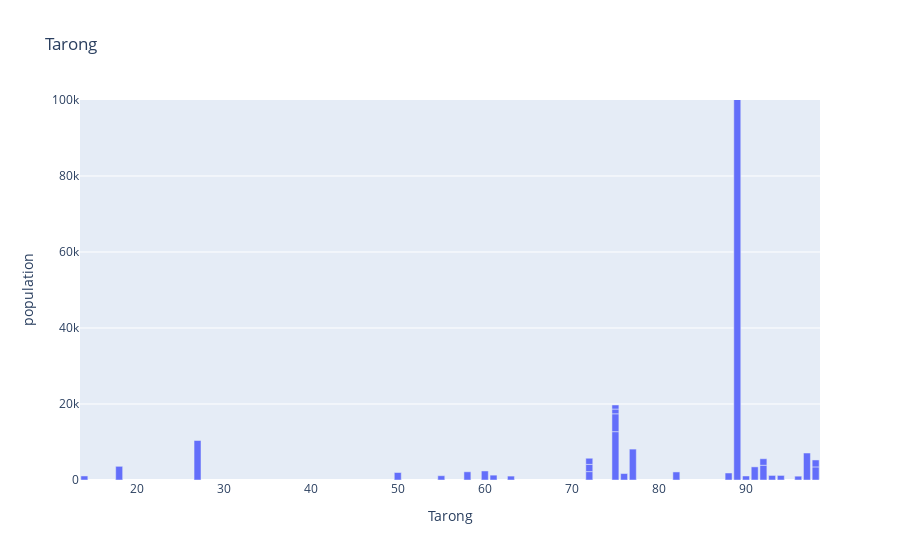
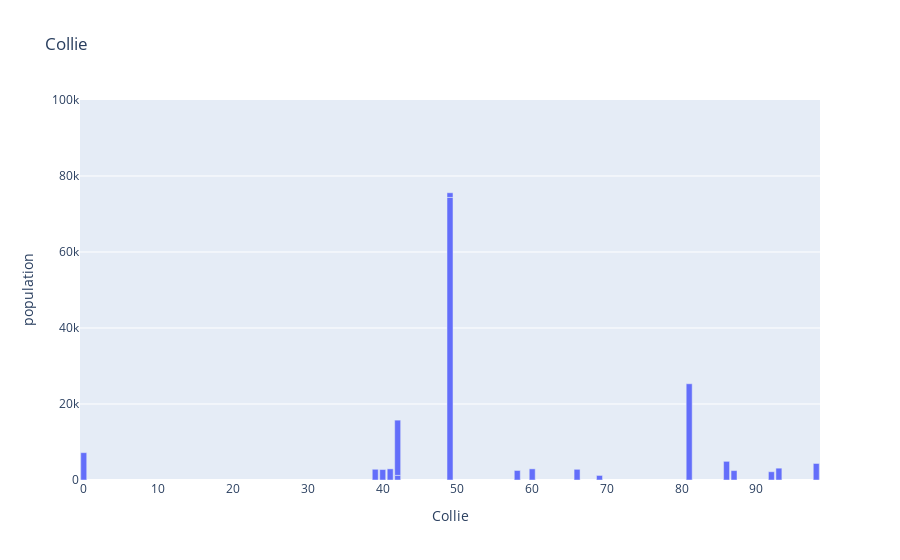
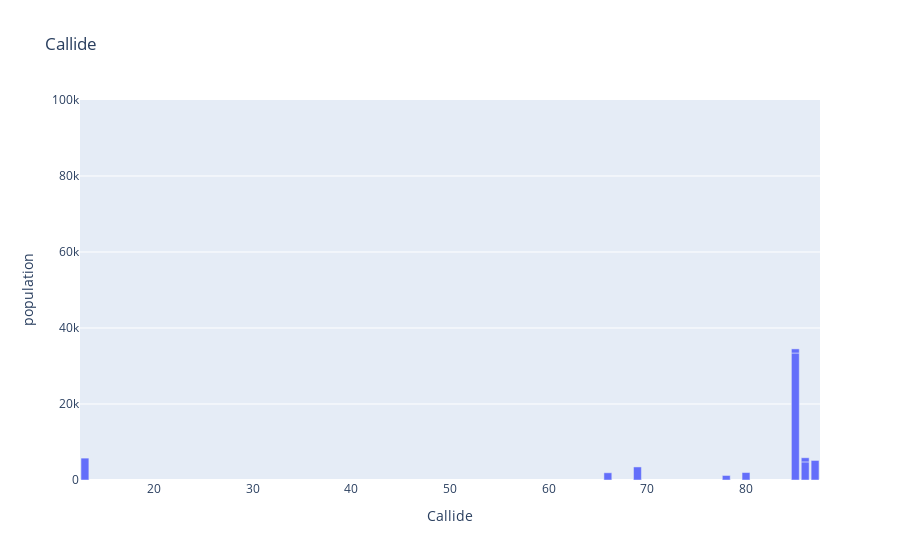
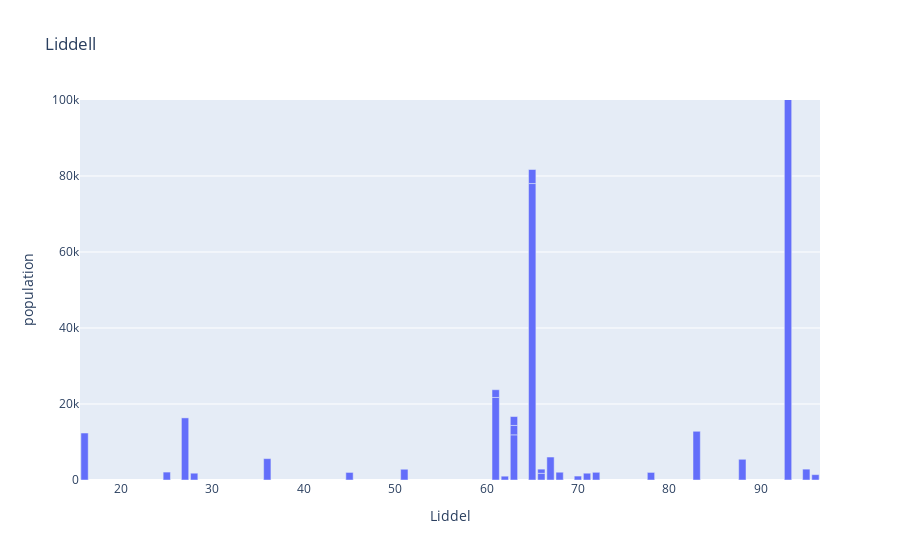

The cell these charts' notebook holds for them, in order:
### Code cell
#Create scatter plot of each site showing the distance to the local city and it's population size

tarongfig = px.bar(Tarongdf, x= 'Tarong', y= 'population', title='Tarong', hover_name='city')
colliefig = px.bar(Colliedf, x= 'Collie', y= 'population', title='Collie', hover_name='city')
Callidefig = px.bar(Callidedf, x= 'Callide', y= 'population', title='Callide', hover_name='city')
Liddellfig = px.bar(Liddelldf, x= 'Liddel', y= 'population', title='Liddell',  hover_name='city')
MtPiperfig = px.bar(MtPiperdf, x= 'MtPiper', y= 'population', title='MtPiper', hover_name='city')
LoyYangfig = px.bar(LoyYangdf, x= 'LoyYang', y= 'population', title='LoyYang',  hover_name='city')
PortAugustafig = px.bar(PortAugustadf, x= 'PortAugusta', y= 'population', title='PortAugusta', hover_name='city')

tarongfig.update_layout(yaxis=dict(range=[0, 100000])) 
colliefig.update_layout(yaxis=dict(range=[0, 100000]))
Callidefig.update_layout(yaxis=dict(range=[0, 100000])) 
Liddellfig.update_layout(yaxis=dict(range=[0, 100000])) 
MtPiperfig.update_layout(yaxis=dict(range=[0, 100000]))
LoyYangfig.update_layout(yaxis=dict(range=[0, 100000]))
PortAugustafig.update_layout(yaxis=dict(range=[0, 100000]))

tarongfig.show()
colliefig.show()
Callidefig.show()
Liddellfig.show() 
MtPiperfig.show()
LoyYangfig.show()
PortAugustafig.show()

### Figure 1 — Plotly figure (JSON) as saved in the notebook; plotly's stock layout.template omitted (floating-point values rounded to 4 significant figures)
{"data": [{"alignmentgroup": "True", "hovertemplate": "<b>%{hovertext}</b><br><br>Tarong=%{x}<br>population=%{y}<extra></extra>", "hovertext": ["Toowoomba", "Dalby", "Kingaroy", "Highfields", "Gatton", "Oakey", "Westbrook", "Nanango", "Woodford", "Maleny", "Murgon", "Meringandan", "Crows Nest", "Gowrie Junction", "Wondai", "Kilcoy", "Withcott", "Wyreema", "Drayton", "Esk", "Kleinton", "Toogoolawah", "Jandowae", "Witta", "Coominya", "Cherbourg", "Cabarlah", "Yarraman", "Helidon", "Goombungee", "The Palms"], "legendgroup": "", "marker": {"color": "#636efa", "pattern": {"shape": ""}}, "name": "", "offsetgroup": "", "orientation": "v", "showlegend": false, "textposition": "auto", "type": "bar", "x": [89, 75, 27, 77, 97, 75, 92, 18, 91, 98, 60, 72, 58, 82, 50, 72, 88, 98, 92, 76, 72, 61, 75, 94, 93, 55, 75, 14, 90, 63, 96], "xaxis": "x", "y": [136861, 12719, 10398, 8131, 7101, 4705, 3885, 3599, 3458, 3441, 2378, 2211, 2160, 2120, 1973, 1898, 1844, 1834, 1710, 1698, 1617, 1279, 1246, 1201, 1200, 1128, 1075, 1064, 1059, 1032, 1010], "yaxis": "y"}], "layout": {"autosize": true, "barmode": "relative", "legend": {"tracegroupgap": 0}, "title": {"text": "Tarong"}, "xaxis": {"anchor": "y", "autorange": true, "domain": [0, 1], "range": [13.5, 98.5], "title": {"text": "Tarong"}, "type": "linear"}, "yaxis": {"anchor": "x", "domain": [0, 1], "range": [0, 100000], "title": {"text": "population"}, "type": "linear"}}}

### Figure 2 — Plotly figure (JSON) as saved in the notebook; plotly's stock layout.template omitted (floating-point values rounded to 4 significant figures)
{"data": [{"alignmentgroup": "True", "hovertemplate": "<b>%{hovertext}</b><br><br>Collie=%{x}<br>population=%{y}<extra></extra>", "hovertext": ["Collie", "Donnybrook", "Harvey", "Leschenault", "Boyanup", "Australind", "Bunbury", "Binningup", "Capel", "Waroona", "Bridgetown", "Boddington", "Busselton", "Pinjarra", "Vasse", "Ravenswood", "Yunderup", "Manjimup"], "legendgroup": "", "marker": {"color": "#636efa", "pattern": {"shape": ""}}, "name": "", "offsetgroup": "", "orientation": "v", "showlegend": false, "textposition": "auto", "type": "bar", "x": [0, 39, 40, 41, 42, 42, 49, 49, 58, 60, 66, 69, 81, 86, 87, 92, 93, 98], "xaxis": "x", "y": [7192, 2824, 2750, 2932, 1217, 14539, 74363, 1227, 2509, 2934, 2812, 1198, 25329, 4910, 2479, 2176, 3114, 4349], "yaxis": "y"}], "layout": {"autosize": true, "barmode": "relative", "legend": {"tracegroupgap": 0}, "title": {"text": "Collie"}, "xaxis": {"anchor": "y", "autorange": true, "domain": [0, 1], "range": [-0.5, 98.5], "title": {"text": "Collie"}, "type": "linear"}, "yaxis": {"anchor": "x", "domain": [0, 1], "range": [0, 100000], "title": {"text": "population"}, "type": "linear"}}}

### Figure 3 — Plotly figure (JSON) as saved in the notebook; plotly's stock layout.template omitted (floating-point values rounded to 4 significant figures)
{"data": [{"alignmentgroup": "True", "hovertemplate": "<b>%{hovertext}</b><br><br>Callide=%{x}<br>population=%{y}<extra></extra>", "hovertext": ["Gladstone", "Biloela", "Tannum Sands", "Boyne Island", "Calliope", "Mount Morgan", "Moura", "Monto", "Parsons Point", "Bouldercombe"], "legendgroup": "", "marker": {"color": "#636efa", "pattern": {"shape": ""}}, "name": "", "offsetgroup": "", "orientation": "v", "showlegend": false, "textposition": "auto", "type": "bar", "x": [85, 13, 87, 86, 69, 80, 66, 78, 86, 85], "xaxis": "x", "y": [33418, 5758, 5145, 4760, 3438, 1963, 1899, 1189, 1093, 1085], "yaxis": "y"}], "layout": {"autosize": true, "barmode": "relative", "legend": {"tracegroupgap": 0}, "title": {"text": "Callide"}, "xaxis": {"anchor": "y", "autorange": true, "domain": [0, 1], "range": [12.5, 87.5], "title": {"text": "Callide"}, "type": "linear"}, "yaxis": {"anchor": "x", "domain": [0, 1], "range": [0, 100000], "title": {"text": "population"}, "type": "linear"}}}

### Figure 4 — Plotly figure (JSON) as saved in the notebook; plotly's stock layout.template omitted (floating-point values rounded to 4 significant figures)
{"data": [{"alignmentgroup": "True", "hovertemplate": "<b>%{hovertext}</b><br><br>Liddel=%{x}<br>population=%{y}<extra></extra>", "hovertext": ["Newcastle", "Maitland", "Cessnock", "Singleton", "Raymond Terrace", "Muswellbrook", "Rutherford", "Kurri Kurri", "Scone", "Cooranbong", "Weston", "Morisset", "Greta", "Aberdare", "Abermain", "Aberdeen", "Heddon Greta", "Bellbird", "Dungog", "Clarence Town", "Branxton", "Denman", "Raworth", "Merriwa", "Karuah", "Ellalong", "Murrurundi", "Millfield"], "legendgroup": "", "marker": {"color": "#636efa", "pattern": {"shape": ""}}, "name": "", "offsetgroup": "", "orientation": "v", "showlegend": false, "textposition": "auto", "type": "bar", "x": [93, 65, 61, 27, 83, 16, 63, 67, 36, 88, 65, 95, 51, 63, 63, 25, 68, 61, 72, 78, 45, 28, 71, 66, 96, 66, 70, 62], "xaxis": "x", "y": [322278, 78015, 21725, 16346, 12820, 12364, 11884, 6044, 5624, 5449, 3693, 2857, 2830, 2473, 2337, 2084, 2047, 2032, 2025, 1994, 1991, 1789, 1788, 1761, 1411, 1098, 1038, 1006], "yaxis": "y"}], "layout": {"autosize": true, "barmode": "relative", "legend": {"tracegroupgap": 0}, "title": {"text": "Liddell"}, "xaxis": {"anchor": "y", "autorange": true, "domain": [0, 1], "range": [15.5, 96.5], "title": {"text": "Liddel"}, "type": "linear"}, "yaxis": {"anchor": "x", "domain": [0, 1], "range": [0, 100000], "title": {"text": "population"}, "type": "linear"}}}
